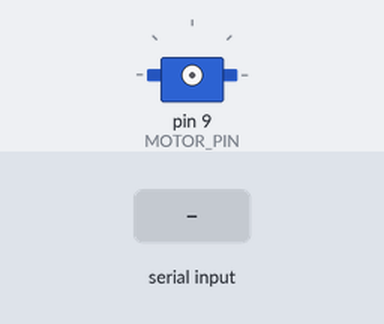
A sketch run on a simulated Arduino Uno, built with avr-gcc and run on an emulated ATmega328P. Parts: servo. Inputs (shaded band) come from the test bench. What the sketch prints to the serial monitor is not drawn.

Above: at 0.1 s.
At 3.4 s:
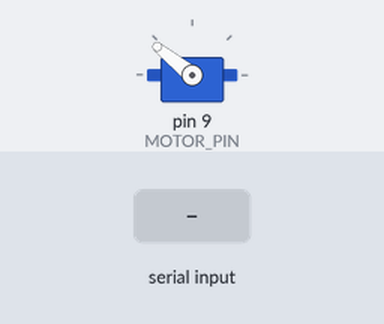
3.5 s: "90,45\n" received over Serial
At 3.9 s:
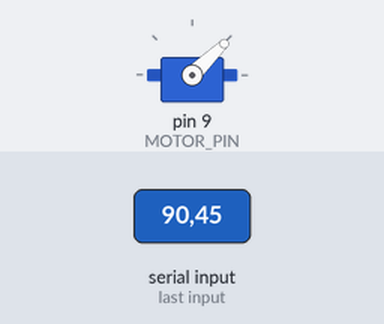
Timing chart, 0 to 6.5 s (numbered marks = the images above; inputs shaded):
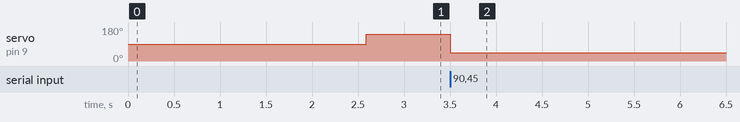

The sketch:

esc_calibration.ino
```cpp
#include <Servo.h>

#define MAX_SIGNAL 2000
#define MIN_SIGNAL 1000
#define MOTOR_PIN 9
int DELAY = 1000;

Servo motor;

void setup() {
  Serial.begin(9600);
  Serial.println("ESC캘리...");
  Serial.println(" ");
  delay(1500);
  Serial.println("프로그램 시작..");
  delay(1000);
  Serial.println("이 프로그램은 ESC를 조정합니다.");

  motor.attach(MOTOR_PIN);

  Serial.print("최대 출력 작성: (");
  Serial.print(MAX_SIGNAL);
  Serial.print(" 값이 최대 값)");
  Serial.print("\n");
  Serial.println("전원을 키세요, 2초 후 아무 키나 누르세요.");
  motor.writeMicroseconds(MAX_SIGNAL);

  // Wait for input
  while (!Serial.available());
  Serial.read();

  // Send min output
  Serial.println("\n");
  Serial.println("\n");
  Serial.print("최소값을 작성: (");
  Serial.print(MIN_SIGNAL);
  Serial.print(" 값이 최소 값)");
  Serial.print("\n");
  motor.writeMicroseconds(MIN_SIGNAL);
  Serial.println("ESC가 조정되었습니다.");
  Serial.println("----");
  Serial.println("1000 ~ 2000 값을 작성하고 ENTER 키를 누르세요");
  Serial.println("모터가 회전합니다.");
  Serial.println("1000 = 모터 정지 / 2000 = 최대 출력");

}

void loop() {
  if (Serial.available() > 0)
  {
    int DELAY = Serial.parseInt();
    if (DELAY > 999)
    {
      motor.writeMicroseconds(DELAY);
      float SPEED = (DELAY-1000)/10;
      Serial.print("\n");
      Serial.println("모터 속도:");
      Serial.print("  ");
      Serial.print(SPEED);
      Serial.print("%");
    }
  }
}
```

Measured:
- after the input at 3.5 s, servo on pin 9 (MOTOR_PIN): 141° → 44° at once
